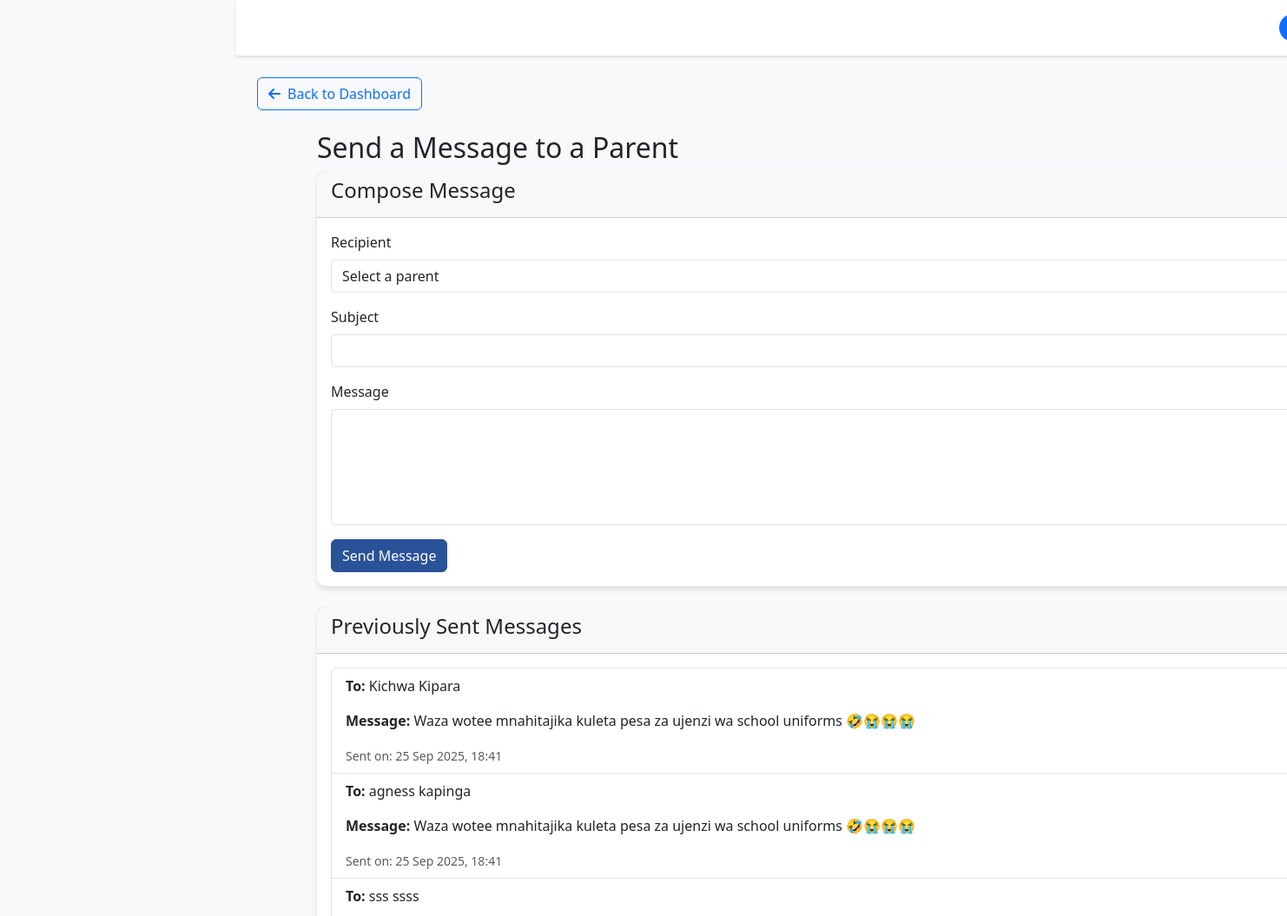
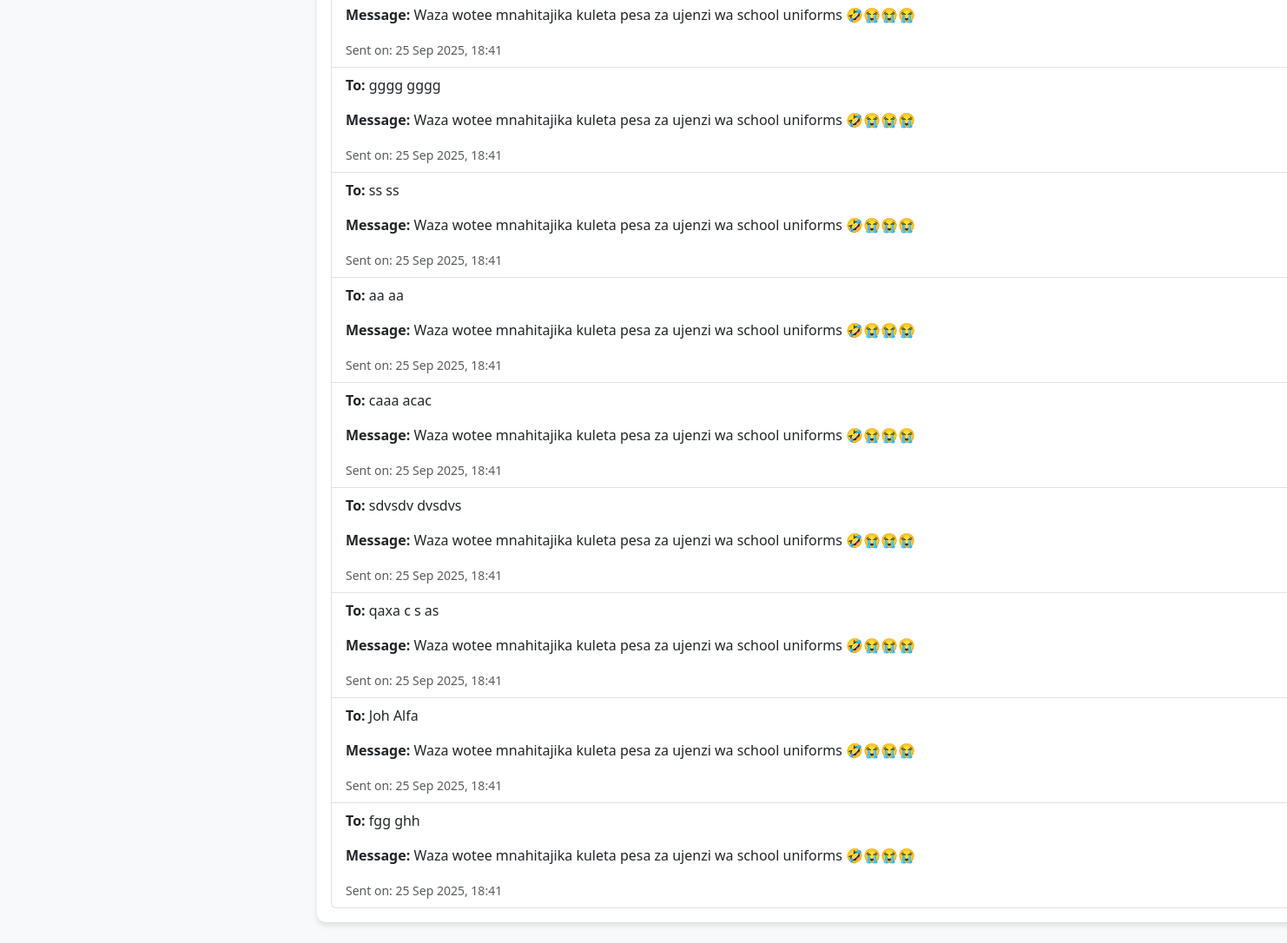
Screenshot of /primary_dashboard/messages/ (signed in) with the database file from the repository (2 pictures, top to bottom).
### primary_dashboard/models.py (models this page shows, shortened)
class Message(models.Model):
    sender = models.ForeignKey(settings.AUTH_USER_MODEL, on_delete=models.CASCADE, related_name='sent_messages')
    recipient = models.ForeignKey(Parent, on_delete=models.CASCADE, related_name='received_messages')
    subject = models.CharField(max_length=255, blank=True)
    message = models.TextField()
    timestamp = models.DateTimeField(auto_now_add=True)
    is_read = models.BooleanField(default=False)
    is_delivered = models.BooleanField(default=False)

class Parent(models.Model):
    user = models.OneToOneField(settings.AUTH_USER_MODEL, on_delete=models.CASCADE, related_name='parent')
    first_name = models.CharField(max_length=50)
    middle_name = models.CharField(max_length=50)
    last_name = models.CharField(max_length=50)
    phone = models.CharField(max_length=15, blank=True)
    email = models.EmailField(blank=True)
    def __str__(self):
        return f"{self.first_name} {self.last_name}"

### primary_dashboard/views.py (the view)
# urls.py: path('messages/', message_view, name='messages'),
@login_required
def message_view(request):
    if request.method == 'POST':
        form = MessageForm(request.POST)
        if form.is_valid():
            recipient = form.cleaned_data['recipient']
            subject = form.cleaned_data['subject']
            message_text = form.cleaned_data['message']
            Message.objects.create(
                sender=request.user,
                recipient=recipient,
                subject=subject,
                message=message_text,
                is_delivered=True
            )
            messages.success(request, 'Message sent successfully!')
            return redirect('primary_dashboard:messages')
    else:
        form = MessageForm()
    sent_messages = Message.objects.filter(sender=request.user).order_by('-timestamp')
    return render(request, 'primary_dashboard/message.html', {'form': form, 'sent_messages': sent_messages})

### primary_dashboard/forms.py
class MessageForm(forms.Form):
    recipient = forms.ModelChoiceField(
        queryset=Parent.objects.all(),
        label="Recipient",
        empty_label="Select a parent",
        widget=forms.Select(attrs={'class': 'form-control'})
    )
    subject = forms.CharField(max_length=100, widget=forms.TextInput(attrs={'class': 'form-control'}))
    message = forms.CharField(widget=forms.Textarea(attrs={'class': 'form-control', 'rows': 5}))

### primary_dashboard/context_processors.py (called while the page is built)
def classes_context(request):
    classes = Class.objects.all()
    return {'classes': classes}

def teacher_context(request):
    teachers = User.objects.filter(groups__name='Teachers')
    total_teachers = teachers.count()
    return {
        'teachers': teachers,
        'total_teachers': total_teachers
    }

def unread_notifications(request):
    if not request.user.is_authenticated:
        return {'unread_notifications': 0, 'primary_unread': 0, 'secondary_unread': 0}
    try:
        from .models import Notification as PrimaryNotification
        from secondary_dashboard.models import Notification as SecondaryNotification
        primary_unread = PrimaryNotification.objects.filter(is_active=True).exclude(read_by=request.user).count()
        secondary_unread = SecondaryNotification.objects.filter(is_active=True).exclude(read_by=request.user).count()
        total = primary_unread + secondary_unread
    except Exception:
        primary_unread = 0
        secondary_unread = 0
        total = 0
    return {
        'unread_notifications': total,
        'primary_unread': primary_unread,
        'secondary_unread': secondary_unread,
    }

### secondary_dashboard/context_processors.py (called while the page is built)
def secondary_teachers(request):
    teachers = Teacher.objects.filter(school_level='secondary').order_by('first_name', 'last_name')
    return {'secondary_teachers': teachers}

### primary_dashboard/templates/primary_dashboard/message.html (shortened to what this page needs)
{% extends 'primary_dashboard/base.html' %}
{% block content %}
<div class="container mt-4">
    <h2>Send a Message to a Parent</h2>
    <div class="card mb-4">
        <div class="card-header">
            <h4>Compose Message</h4>
        </div>
        <div class="card-body">
            <form method="post">
                <div class="mb-3">
                    <label for="{{ form.recipient.id_for_label }}" class="form-label">{{ form.recipient.label }}</label>
                    {{ form.recipient }}
                </div>
                <div class="mb-3">
                    <label for="{{ form.subject.id_for_label }}" class="form-label">{{ form.subject.label }}</label>
                    {{ form.subject }}
                </div>
                <div class="mb-3">
                    <label for="{{ form.message.id_for_label }}" class="form-label">{{ form.message.label }}</label>
                    {{ form.message }}
                </div>
                <button type="submit" class="btn btn-primary">Send Message</button>
            </form>
        </div>
    </div>
    <div class="card">
        <div class="card-header">
            <h4>Previously Sent Messages</h4>
        </div>
        <div class="card-body">
            <ul class="list-group">
                {% for message in sent_messages %}
                    <li class="list-group-item">
                        <div class="d-flex justify-content-between align-items-start">
                            <div>
                                <p><strong>To:</strong> {{ message.recipient.first_name }} {{ message.recipient.last_name }}</p>
                                <p><strong>Message:</strong> {{ message.message }}</p>
                                <small class="text-muted">Sent on: {{ message.timestamp|date:"d M Y, H:i" }}</small>
                            </div>
                        </div>
                    </li>
                {% empty %}
                    <li class="list-group-item">You have not sent any messages yet.</li>
                {% endfor %}
            </ul>
        </div>
    </div>
</div>
{% endblock %}

### base/static/base/primary_dashboard_base.css (style rules this page uses)
body { background-color: #f8f9fa; }
.card { border: none; border-radius: 10px; box-shadow: 0 4px 6px rgba(0, 0, 0, 0.1); transition: transform 0.3s ease; }
.form-control, .form-select { border-radius: 5px; }
.btn-primary { background-color: #2a5298; border-color: #2a5298; }

### rows the page displays
Message: recipient.first_name "Kichwa", recipient.last_name "Kipara", message "Waza wotee mnahitajika kuleta pesa za ujenzi wa school uniforms 🤣😭😭😭", timestamp "25 Sep 2025, 18:41"
Message: recipient.first_name "agness", recipient.last_name "kapinga", message "Waza wotee mnahitajika kuleta pesa za ujenzi wa school uniforms 🤣😭😭😭", timestamp "25 Sep 2025, 18:41"
Message: recipient.first_name "sss", recipient.last_name "ssss", message "Waza wotee mnahitajika kuleta pesa za ujenzi wa school uniforms 🤣😭😭😭", timestamp "25 Sep 2025, 18:41"
Message: recipient.first_name "gggg", recipient.last_name "gggg", message "Waza wotee mnahitajika kuleta pesa za ujenzi wa school uniforms 🤣😭😭😭", timestamp "25 Sep 2025, 18:41"
Message: recipient.first_name "ss", recipient.last_name "ss", message "Waza wotee mnahitajika kuleta pesa za ujenzi wa school uniforms 🤣😭😭😭", timestamp "25 Sep 2025, 18:41"
Message: recipient.first_name "aa", recipient.last_name "aa", message "Waza wotee mnahitajika kuleta pesa za ujenzi wa school uniforms 🤣😭😭😭", timestamp "25 Sep 2025, 18:41"
Message: recipient.first_name "caaa", recipient.last_name "acac", message "Waza wotee mnahitajika kuleta pesa za ujenzi wa school uniforms 🤣😭😭😭", timestamp "25 Sep 2025, 18:41"
Message: recipient.first_name "sdvsdv", recipient.last_name "dvsdvs", message "Waza wotee mnahitajika kuleta pesa za ujenzi wa school uniforms 🤣😭😭😭", timestamp "25 Sep 2025, 18:41"
Message: recipient.first_name "qaxa c", recipient.last_name "s as", message "Waza wotee mnahitajika kuleta pesa za ujenzi wa school uniforms 🤣😭😭😭", timestamp "25 Sep 2025, 18:41"
Message: recipient.first_name "Joh", recipient.last_name "Alfa", message "Waza wotee mnahitajika kuleta pesa za ujenzi wa school uniforms 🤣😭😭😭", timestamp "25 Sep 2025, 18:41"
Message: recipient.first_name "fgg", recipient.last_name "ghh", message "Waza wotee mnahitajika kuleta pesa za ujenzi wa school uniforms 🤣😭😭😭", timestamp "25 Sep 2025, 18:41"
